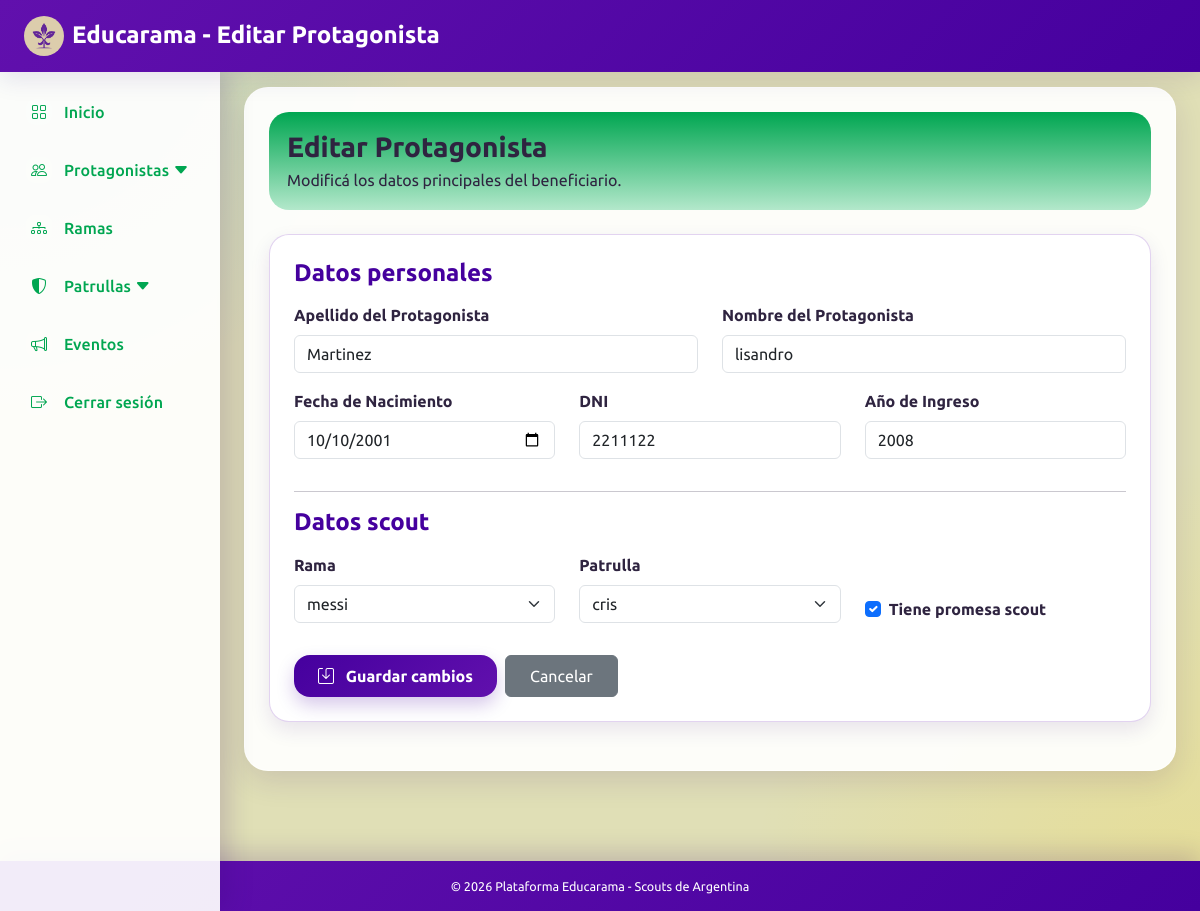
/views/pages/alta_protagonista.php?id=3 (signed in), run on the app's committed database.
### tables this page shows
CREATE TABLE `protagonista` (
  `id` int(11) NOT NULL,
  `promesa` tinyint(1) DEFAULT NULL,
  `id_persona` int(11) NOT NULL,
  `id_rama` int(11) NOT NULL,
  `id_patrulla` int(11) DEFAULT NULL,
  `anio_ingreso` int(11) DEFAULT NULL
);

CREATE TABLE `persona` (
  `id` int(11) NOT NULL,
  `dni` int(11) NOT NULL,
  `nombre` varchar(100) DEFAULT NULL,
  `apellido` varchar(100) DEFAULT NULL,
  `fecha_nacimiento` date DEFAULT NULL
);

CREATE TABLE `rama` (
  `id` int(11) NOT NULL,
  `nombre` varchar(100) DEFAULT NULL,
  `id_grupo` int(11) NOT NULL,
  `id_rama` int(11) NOT NULL
);

CREATE TABLE `patrulla` (
  `id` int(11) NOT NULL,
  `nombre` varchar(100) DEFAULT NULL,
  `id_rama` int(11) DEFAULT NULL
);

### views/pages/alta_protagonista.php (the view, shortened to what the rows shown need)
<?php
require_once __DIR__ . '/../../src/Controladores/ProtagonistaController.php';
$controlador = new ProtagonistaController();
$id = isset($_GET['id']) ? (int) $_GET['id'] : null;
$protagonista = null;
if ($id) {
    $protagonista = $controlador->obtenerPerfilPorId($id);
}
try {
    $controlador->guardarSiEsPost();
} catch (Throwable $e) {
    $error = $e->getMessage();
}
$ramas = $controlador->listarRamas();
$patrullas = $controlador->listarPatrullas();
$esEdicion = !empty($protagonista);
?>
<!DOCTYPE html>
<html lang="es">
<head>
    <link href="https://cdn.jsdelivr.net/npm/bootstrap@5.3.0/dist/css/bootstrap.min.css" rel="stylesheet">
    <link rel="stylesheet" href="https://cdnjs.cloudflare.com/ajax/libs/bootstrap-icons/1.10.5/font/bootstrap-icons.min.css">
    <link rel="stylesheet" href="/Educarama/public/css/styles.css?v=1.5">
</head>
<body>
    <?php
    include __DIR__ . '/includes/barra_superior.php';
    ?>
    <div class="main-content-wrapper">
        <div class="container contenedor-principal  p-4">
            <div class="barra-superior-inst mb-4">
                <div>
                    <h1 class="h3 fw-bold mb-1">
                        <?= $esEdicion ? 'Editar Protagonista' : 'Nuevo Protagonista' ?>
                    </h1>
                </div>
            </div>
            <div class="row mb-4 align-items-stretch">
                <div class="col-md-12 mb-3 mb-md-0">
                    <div class="tarjeta-blanca-borde p-4 h-100">
                        <form method="POST" enctype="multipart/form-data">
                            <h2 class="h4 texto-violeta fw-bold mb-3">Datos personales</h2>
                            <div class="row">
                                <div class="col-md-6 mb-3">
                                    <label for="apellido" class="form-label fw-bold">
                                        Apellido del Protagonista
                                    </label>
                                    <input
                                        type="text"
                                        class="form-control"
                                        id="apellido"
                                        name="apellido"
                                        placeholder="Ingrese el/los apellido/s del protagonista"
                                        value="<?= htmlspecialchars($protagonista['apellido'] ?? '') ?>"
                                        required
                                    >
                                </div>
                                <div class="col-md-6 mb-3">
                                    <label for="nombre" class="form-label fw-bold">
                                        Nombre del Protagonista
                                    </label>
                                    <input
                                        type="text"
                                        class="form-control"
                                        id="nombre"
                                        name="nombre"
                                        placeholder="Ingrese el/los nombre/s del protagonista"
                                        value="<?= htmlspecialchars($protagonista['nombre'] ?? '') ?>"
                                        required
                                    >
                                </div>
                                <div class="col-md-4 mb-3">
                                    <label for="fecha_nacimiento" class="form-label fw-bold">
                                        Fecha de Nacimiento
                                    </label>
                                    <input
                                        type="date"
                                        class="form-control"
                                        id="fecha_nacimiento"
                                        name="fecha_nacimiento"
                                        value="<?= htmlspecialchars($protagonista['fecha_nacimiento'] ?? '') ?>"
                                        required
                                    >
                                </div>
                                <div class="col-md-4 mb-3">
                                    <label for="dni" class="form-label fw-bold">DNI</label>
                                    <input
                                        type="text"
                                        class="form-control"
                                        id="dni"
                                        name="dni"
                                        placeholder="Ingrese el DNI del protagonista"
                                        value="<?= htmlspecialchars($protagonista['dni'] ?? '') ?>"
                                        required
                                    >
                                </div>
                                <div class="col-md-4 mb-3">
                                    <label for="anio_ingreso" class="form-label fw-bold">
                                        Año de Ingreso
                                    </label>
                                    <input
                                        type="number"
                                        class="form-control"
                                        id="anio_ingreso"
                                        name="anio_ingreso"
                                        placeholder="Ingrese el año de ingreso"
                                        value="<?= htmlspecialchars($protagonista['anio_ingreso'] ?? '') ?>"
                                    >
                                </div>
                            </div>
                            <h2 class="h4 texto-violeta fw-bold mb-3">Datos scout</h2>
                            <div class="row">
                                <div class="col-md-4 mb-3">
                                    <label for="id_rama" class="form-label fw-bold">
                                        Rama
                                    </label>
                                    <select name="id_rama" id="id_rama" class="form-select" required>
                                        <?php foreach ($ramas as $rama): ?>
                                            <option
                                                value="<?= $rama['id'] ?>"
                                                <?= isset($protagonista['id_rama']) && (int)$protagonista['id_rama'] === (int)$rama['id'] ? 'selected' : '' ?>
                                            >
                                                <?= htmlspecialchars($rama['nombre']) ?>
                                            </option>
                                        <?php endforeach; ?>
                                    </select>
                                </div>
                                <div class="col-md-4 mb-3">
                                    <label for="id_patrulla" class="form-label fw-bold">
                                        Patrulla
                                    </label>
                                    <select name="id_patrulla" id="id_patrulla" class="form-select">
                                        <?php foreach ($patrullas as $patrulla): ?>
                                            <option
                                                value="<?= $patrulla['id'] ?>"
                                                <?= isset($protagonista['id_patrulla']) && (int)$protagonista['id_patrulla'] === (int)$patrulla['id'] ? 'selected' : '' ?>
                                            >
                                                <?= htmlspecialchars($patrulla['nombre']) ?>
                                            </option>
                                        <?php endforeach; ?>
                                    </select>
                                </div>
                                <div class="col-md-4 mb-3 d-flex align-items-end">
                                    <div class="form-check">
                                        <input
                                            class="form-check-input"
                                            type="checkbox"
                                            name="promesa"
                                            id="promesa"
                                            <?= !empty($protagonista['promesa']) ? 'checked' : '' ?>
                                        >
                                        <label class="form-check-label fw-bold" for="promesa">
                                            Tiene promesa scout
                                        </label>
                                    </div>
                                </div>
                            </div>
                        </form>
                    </div>
                </div>
            </div>
        </div>
    </div>
</body>
</html>

### data on the page
protagonista: apellido "Martinez", nombre "lisandro", fecha_nacimiento "10/10/2001", dni "2211122", anio_ingreso "2008", id_rama "messi", id_patrulla "cris", promesa "☑"

### other printed values
$tituloPagina "Editar Protagonista"
